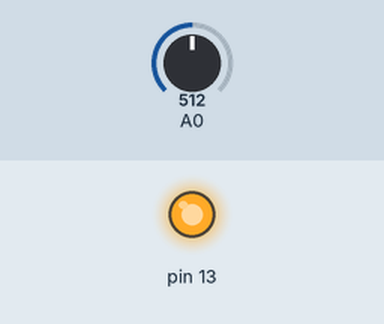
Recording of a sketch running on a simulated Arduino Uno, built with avr-gcc and run on an emulated ATmega328P. Shown: output pins drawn as LEDs (lit = HIGH). The inputs (shaded band) are chosen by the test bench; at power-on: A0 = 512.

Above: at 1.2 s.
1.3 s: A0 set to 762
2.8 s: A0 set to 787
At 3.1 s:
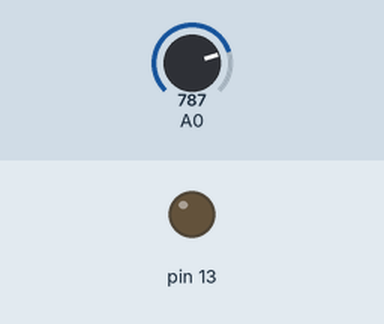
4.3 s: A0 set to 760
At 5.5 s:
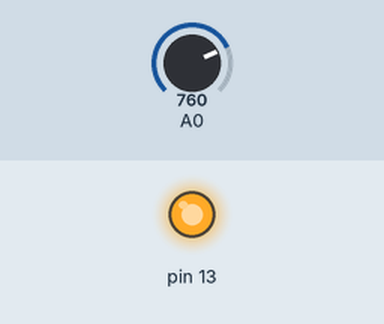
5.8 s: A0 set to 780
At 6.7 s:
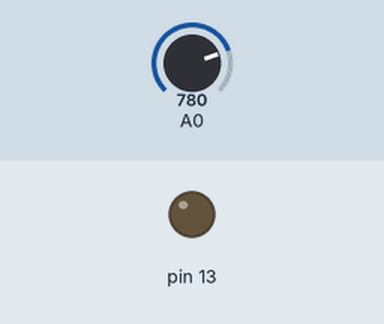
Timing chart, 0 to 8.3 s (numbered marks = the images above; inputs shaded):
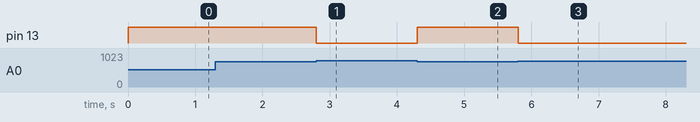

Measured:
- the behaviour switches between 769 and 770 on A0 (found by bisection; images 0 and 1)
- after the input at 1.3 s, every drawn part: stays the same
- after the input at 2.8 s, pin 13: HIGH → LOW at once
- after the input at 4.3 s, pin 13: LOW → HIGH at once
- after the input at 5.8 s, pin 13: HIGH → LOW at once

The sketch:

desafio_01.ino
```cpp
int threshold = 770;

void setup() {
    Serial.begin(9600);
    pinMode(13, OUTPUT);
}

void loop() {
  int sensorValue = analogRead(A0);

  // To calibrate the threshold
  //Serial.println(sensorValue);

  if(sensorValue < threshold)
  {
    digitalWrite(13, HIGH);
  }
  else
  {
    digitalWrite(13, LOW);
  }
  delay(100);
}
```
